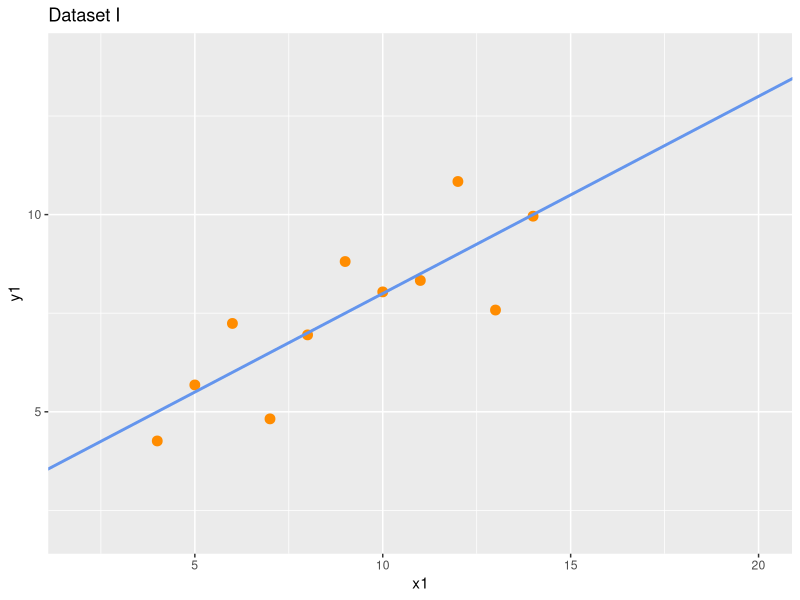
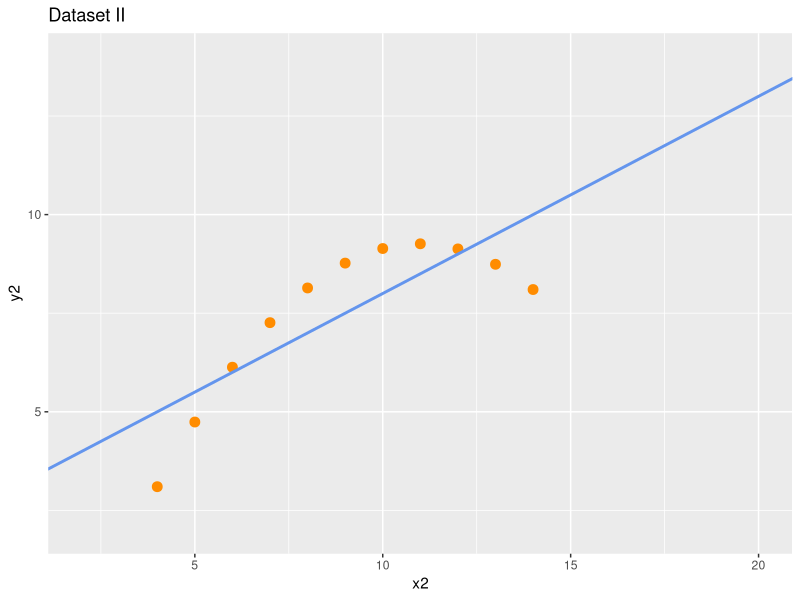
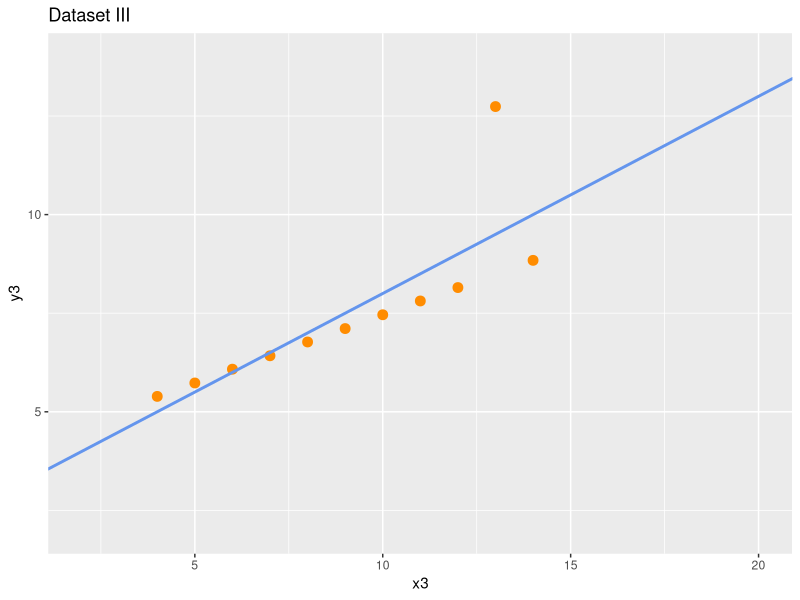
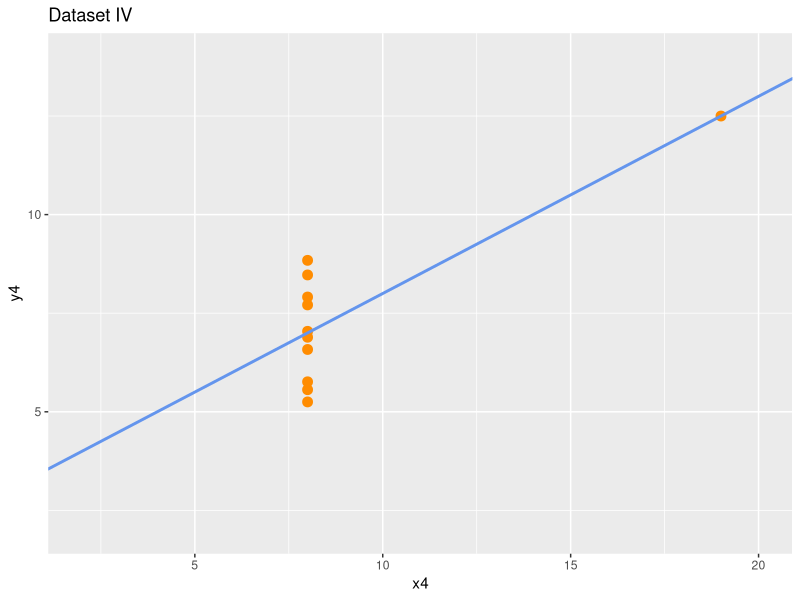
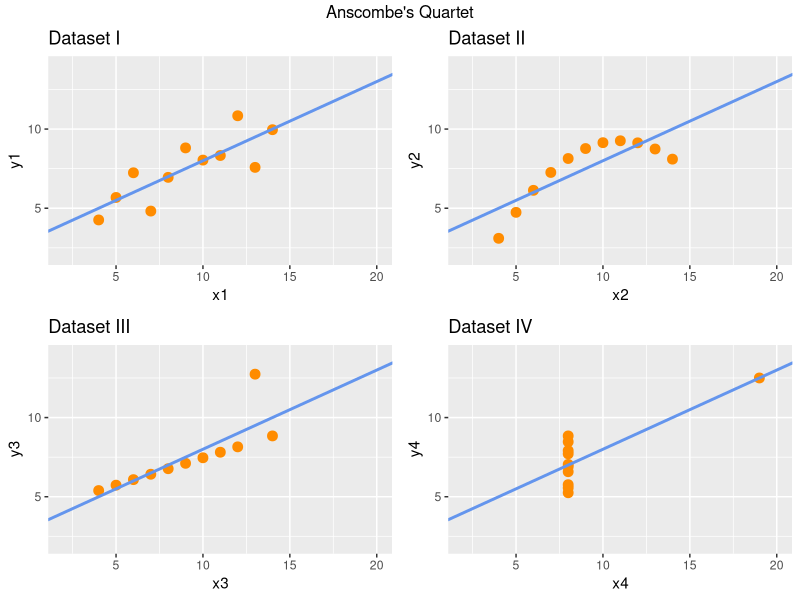

The R script that drew these images, in order:
# Anscombe's Quartet
head(anscombe)

# 평균
apply(anscombe, 2, mean)
# 분산
apply(anscombe, 2, var)

# 상관관계
cor(anscombe$x1, anscombe$y1)
cor(anscombe$x2, anscombe$y2)
cor(anscombe$x3, anscombe$y3)
cor(anscombe$x4, anscombe$y4)
for (i in 1:4) {
    ans_cor <- cor(anscombe[,i], anscombe[,i+4])
    print(ans_cor)
}

# 요약
summary(anscombe)

# 그래프 그리기
library(ggplot2)

p1 <- ggplot(anscombe) +
    geom_point(aes(x1,y1),color='darkorange',size=3) +
    scale_x_continuous(breaks=seq(2,20,2)) + 
    scale_y_continuous(breaks=seq(2,14,2)) +
    xlim(2,20) +
    ylim(2,14) +
    geom_abline(intercept=3, slope=0.5, 
                color='cornflowerblue', size=1) +
    labs(title='Dataset I')
p1
p2 <- ggplot(anscombe) +
    geom_point(aes(x2,y2),color='darkorange',size=3) +
    scale_x_continuous(breaks=seq(2,20,2)) + 
    scale_y_continuous(breaks=seq(2,14,2)) +
    xlim(2,20) +
    ylim(2,14) +
    geom_abline(intercept=3, slope=0.5, 
                color='cornflowerblue', size=1) +
    labs(title='Dataset II')
p2
p3 <- ggplot(anscombe) +
    geom_point(aes(x3,y3),color='darkorange',size=3) +
    scale_x_continuous(breaks=seq(2,20,2)) + 
    scale_y_continuous(breaks=seq(2,14,2)) +
    xlim(2,20) +
    ylim(2,14) +
    geom_abline(intercept=3, slope=0.5, 
                color='cornflowerblue', size=1) +
    labs(title='Dataset III')
p3
p4 <- ggplot(anscombe) +
    geom_point(aes(x4,y4),color='darkorange',size=3) +
    scale_x_continuous(breaks=seq(2,20,2)) + 
    scale_y_continuous(breaks=seq(2,14,2)) +
    xlim(2,20) +
    ylim(2,14) +
    geom_abline(intercept=3, slope=0.5, 
                color='cornflowerblue', size=1) +
    labs(title='Dataset IV')
p4

library(gridExtra)
grid.arrange(p1,p2,p3,p4, ncol=2, top="Anscombe's Quartet")
